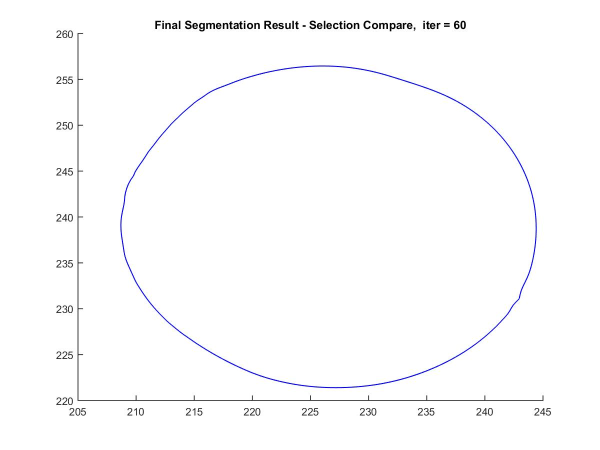
%> input picture GVC for Segmentation/Salvame2.jpg, 1200 x 900 px (shown at 1/2 size); its folder holds only this picture in this run
$ octave Run_Segmentation.m   (GNU Octave 9; MATLAB toolbox functions it lacks are replaced by stand-ins)
%> lines starting %> are read from the running program, lines starting %| are printed output that depends on the picture
### emDev/Gaus_filter.m
function F = Gaus_filter(I,sigma)

R = ceil(3*sigma);
for i = -R:R,
    for j = -R:R,
        M(i+ R+1,j+R+1) = exp(-(i*i+j*j)/2/sigma/sigma)/(2*pi*sigma*sigma);
    end
end
M = M/sum(sum(M));  % normalize
F = xconv2(I,M);

### emDev/xconv2.m
function Y = xconv2(I,G)
[n,m] = size(I);
[n1,m1] = size(G);
FI = fft2(I,n+n1-1,m+m1-1);  % avoid aliasing
FG = fft2(G,n+n1-1,m+m1-1);
FY = FI.*FG;
YT = real(ifft2(FY));
nl = floor(n1/2);
ml = floor(m1/2);
Y = YT(1+nl:n+nl,1+ml:m+ml);

### emDev/imdisp.m
function imdisp(I)
% balance the gray level range to display the image
x = (0:255)./255;
grey = [x;x;x]';
minI = min(min(I));
maxI = max(max(I));
I = (I-minI)/(maxI-minI)*255;
image(I);
axis('square','off');
colormap(grey);

### GVC for Segmentation/MyGVC.m
function [fx, fy] = MyGVC(f,rx,ry,h,alpha)
% reference:
%  Hyun Keun Park and Myung Jin Chung, External force of snake: virtual electric field,IEE Electronics Letters,38(24)1500-1502, 2002
%  Dan Yuan, Siwei Lu, Simulated static electric field (SSEF) snake for deformable models,IEEE ICIP, 83-86, 2002
%  Zhanjun Yue, Ardeshir Goshtasby, Laurens V Ackerman, Automatic detection of rib borders in chest radiographs, IEEE trans Med. Imag., 14(3):525-536, 1995
%  Andrei C. Jalba, M.H.F. Wilkinson, and J.B.T.M. Roerdink, CPM: A Deformable Model for Shape Recovery and Segmentation Based on Charged Particles, IEEE TPAMI, 26(10) 1320-1335, 2004
%  Andrew DJ Cross, Edwin R. Hancock, scale space vector fields for symmetry detection, IVC, 17:337-345,1999

% time=clock;
[m,n] = size(f);
fmin  = min(f(:));
fmax  = max(f(:));
f = (f-fmin)/(fmax-fmin);

[Mx,My] = createMask(rx,ry,h,alpha);
fx = xconv2(f,Mx);
fy = xconv2(f,My);

% fprintf(1,'  in GVC, rx [%d], ry [%d]\n', rx,ry);
% time = etime(clock,time)

function [Mx,My] = createMask(rx,ry,h,alpha)
Rx = floor(rx) - 1;
Ry = floor(ry) - 1;

for i = -Ry:Ry,
    for j = -Rx:Rx,
        if i == 0 & j == 0,
            Mx(i+ Ry+1,j+Rx+1) = 0;
            My(i+ Ry+1,j+Rx+1) = 0;
            continue;
        end
        Mx(i+ Ry+1,j+Rx+1) = -j/power(sqrt(i*i + j*j + h),alpha);
        My(i+ Ry+1,j+Rx+1) = -i/power(sqrt(i*i + j*j + h),alpha);

    end
end

 function Y = xconv2(I,G)
[n,m] = size(I);
[n1,m1] = size(G);
FI = fft2(I,n+n1-1,m+m1-1);
FG = fft2(G,n+n1-1,m+m1-1);
FY = FI.*FG;
YT = real(ifft2(FY));
nl = floor(n1/2);
ml = floor(m1/2);
Y = YT(1+nl:n+nl,1+ml:m+ml);

### GVC for Segmentation/Run_Segmentation.m

%--read the input image
[filename,pathname] = uigetfile('*.jpg','open file');
%> the answer given: Salvame2.jpg
fname = fullfile(pathname,filename);
%file_name = table(f_name);
file = dir(fullfile(pathname,'*.jpg'));
NF = length(file);
images = cell(NF,1);

for k = 1 : 2
    filechoose = randi(NF,1);
  images{k} = imread(fullfile(pathname, file(k).name));

G = images{k};
%> G is the input picture: size 900x1200x3 uint8; mean R, G, B 251.6, 251.6, 252.4
%G = imcrop(G, [714.5 0.5 452 456]);

%imdisp(G);
[row,col,t] = size(G);
%> row = 900; col = 1200; t = 3
if t>1
G = G(:,:,1);
%> G: size 900x1200 uint8
end
%figure(G);
%---preprocessing (filtering,dilating,erosion,etc)--------
G = double(G);
%> G: size 900x1200 double
I = 1 - G/255;
Ima = Gaus_filter(I,.5);
%> in xconv2, `YT = real(ifft2(FY));`:
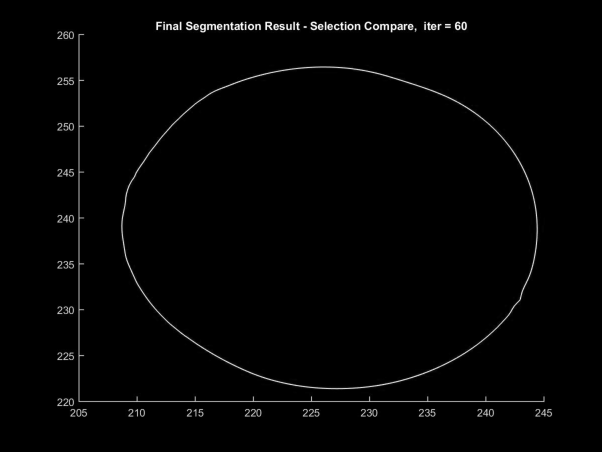
%> YT: size 904x1204 double (shown at 1/2 size); min -5.95e-16, max 0.998, mean 0.0131; drawn with min black and max white
%if (k== 1)Ima = imgaussfilt(I, 15);end
 imdisp(Ima);
%> in imdisp, `minI = min(min(I));`: minI = -5.95e-16
%> in imdisp, `maxI = max(max(I));`: maxI = 0.998
%-----------edge map------------
[Ima_x, Ima_y] = gradient(Ima);
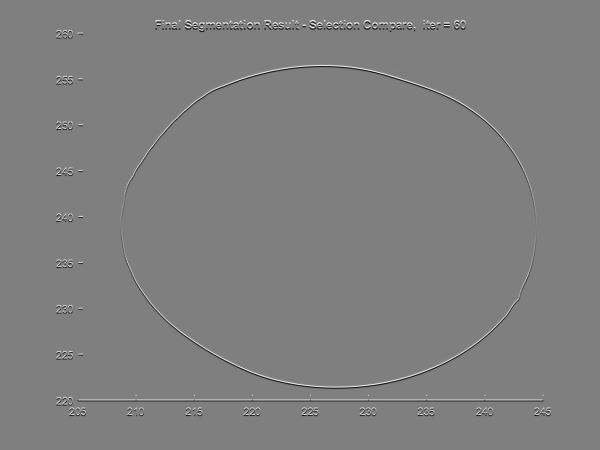
%> Ima_y: size 900x1200 double (shown at 1/2 size); min -0.445, max 0.445, mean 1.18e-20; drawn with min black and max white
f = sqrt(Ima_x.^2 + Ima_y.^2);
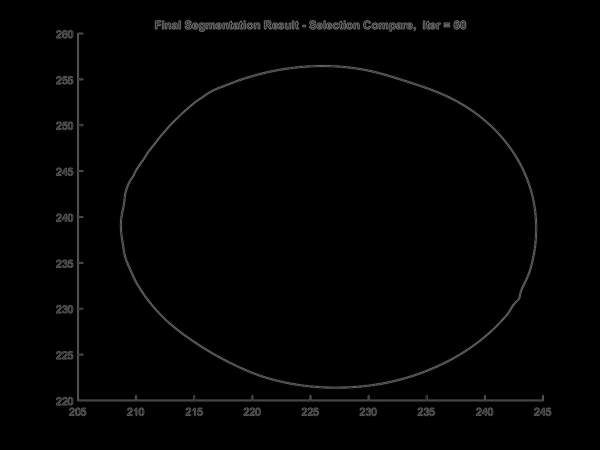
%> f: size 900x1200 double (shown at 1/2 size); min 0, max 0.566, mean 0.00995
imdisp(G); title('original image');

%------- Compute the external force filed
[u,v] = MyGVC(f, 30,30,.8,4.6);
%> in MyGVC, `fmin  = min(f(:));`: fmin = 0
%> in MyGVC, `fmax  = max(f(:));`: fmax = 0.566
%> in xconv2 (call 2), `YT = real(ifft2(FY));`:
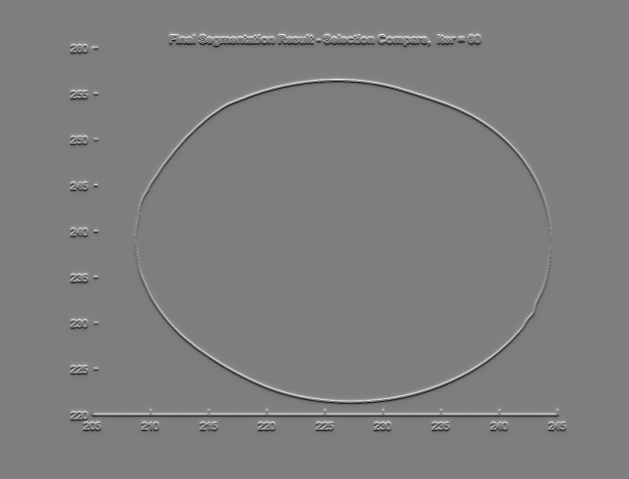
%> YT: size 958x1258 double (shown at 1/2 size); min -0.563, max 0.573, mean -3.13e-18; drawn with min black and max white
%Nomalizing the GVF external force
mag = sqrt(u.*u+v.*v);
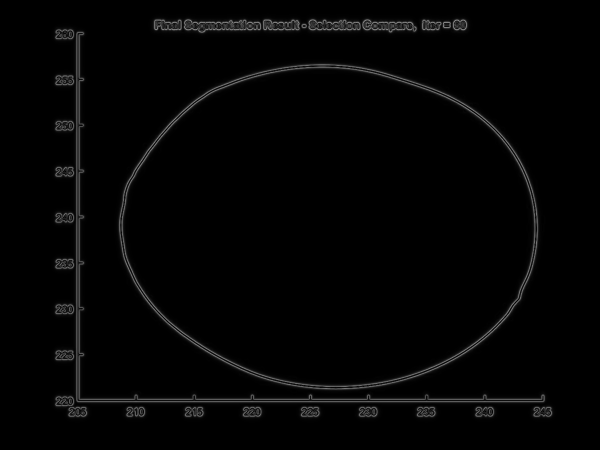
%> mag: size 900x1200 double (shown at 1/2 size); min 0, max 0.626, mean 0.0163
px = u./(mag+1e-10); py = v./(mag+1e-10); % avoid devide by 0 error
%> after `px = u./(mag+1e-10)`:
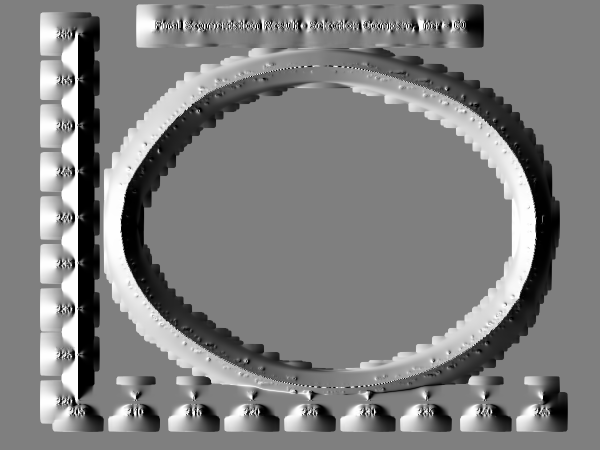
%> px: size 900x1200 double (shown at 1/2 size); min -1, max 1, mean 0.00241; drawn with min black and max white
%> after `py = v./(mag+1e-10)`:
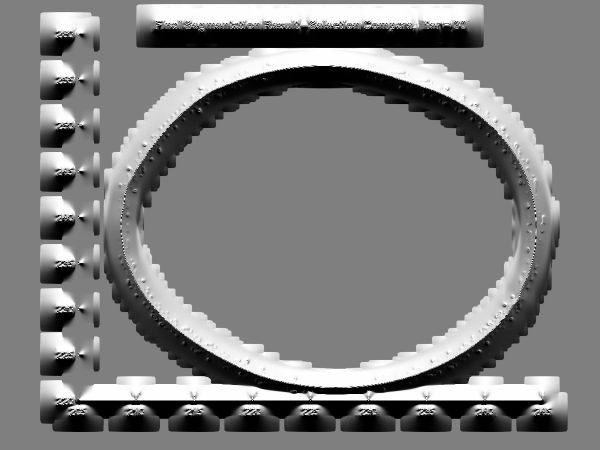
%> py: size 900x1200 double (shown at 1/2 size); min -1, max 1, mean -0.000687; drawn with min black and max white

global XXa ;
global YYa ;

global centerX;
global centerY;
global centerXFirst;
global centerYFirst;
global endoxFirst;
global endoyFirst;
global epixFirst;
global epiyFirst;

 % alterei aqui o de .2 para 0.8
 if k == 1
%> (the run ends here)

$ run again, on GVC for Segmentation/SegCompare2.jpg
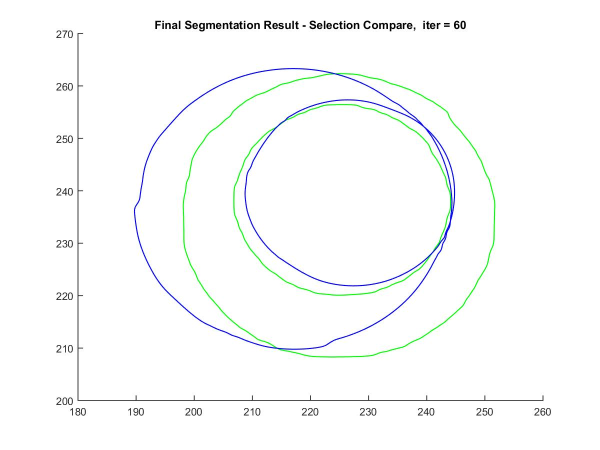
%> input picture GVC for Segmentation/SegCompare2.jpg, 1200 x 900 px (shown at 1/2 size)
%> G is the input picture: size 900x1200x3 uint8; mean R, G, B 249.5, 251, 250.6
%> minI = -6.95e-16
%> maxI = 0.998
%> `f = sqrt(Ima_x.^2 + Ima_y.^2);`:
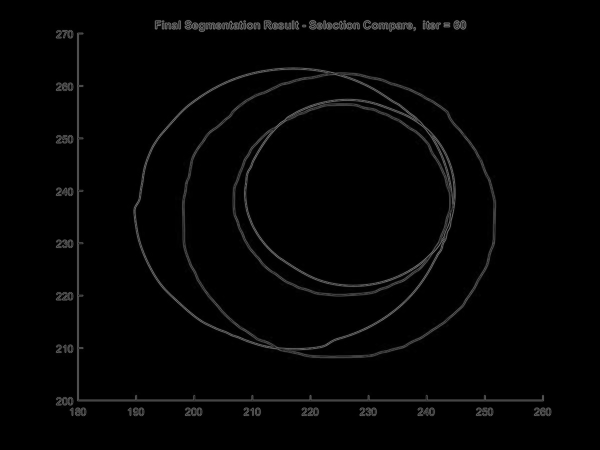
%> f: size 900x1200 double (shown at 1/2 size); min 0, max 0.566, mean 0.0151
%> fmin = 0
%> fmax = 0.566
%> `py = v./(mag+1e-10)`:
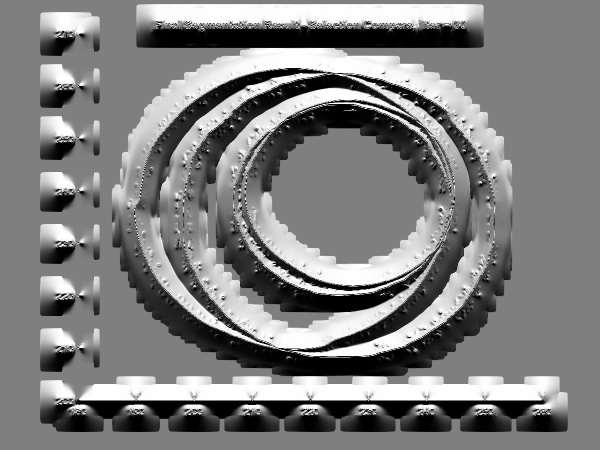
%> py: size 900x1200 double (shown at 1/2 size); min -1, max 1, mean -0.00113; drawn with min black and max white
